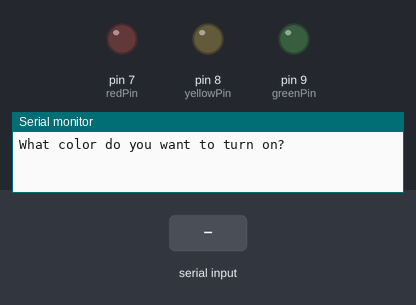
The sketch below on a simulated Arduino Uno, built with avr-gcc and run on an emulated ATmega328P. Shown: output pins drawn as LEDs (lit = HIGH), the last lines printed to the serial monitor. The test bench sets the inputs (shaded band).

Above: at 1.2 s.
1.3 s: "red" received over Serial
At 3.2 s:
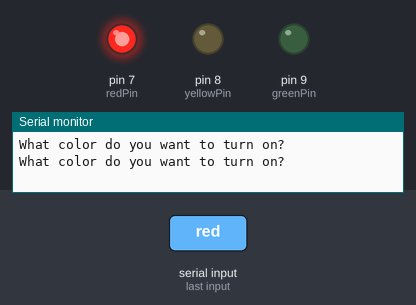
3.8 s: "yellow" received over Serial
At 5.2 s:
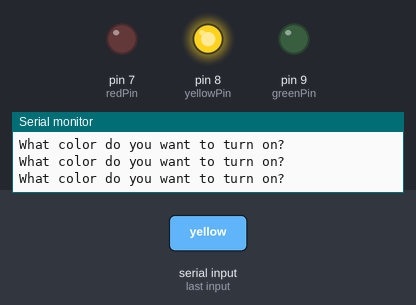
6.3 s: "green" received over Serial
At 8.2 s:
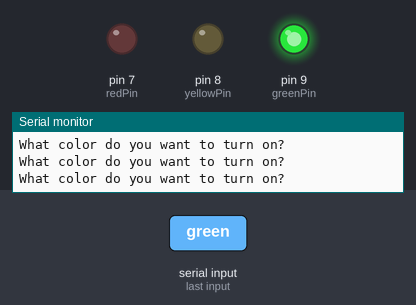
Timing chart, 0 to 9.7 s (numbered marks = the images above; inputs shaded):
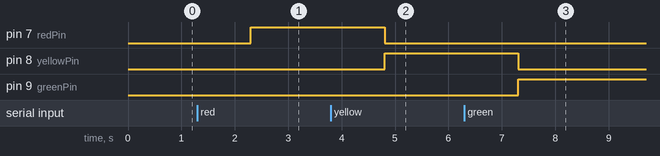

Measured:
- after the input at 1.3 s, pin 7 (redPin): LOW → HIGH after 1.0 s
- after the input at 3.8 s, pin 7 (redPin): HIGH → LOW after 1.0 s; pin 8 (yellowPin): LOW → HIGH after 1.0 s
- after the input at 6.3 s, pin 8 (yellowPin): HIGH → LOW after 1.0 s; pin 9 (greenPin): LOW → HIGH after 1.0 s

The sketch:

arduino_tutorial_19_reading_strings_from_the_serial_monitor.ino
```cpp
String ledColor;
String msg = "What color do you want to turn on?";
int redPin = 7;
int yellowPin = 8;
int greenPin = 9;

void setup() {
  // put your setup code here, to run once:
  Serial.begin(9600);
  pinMode(redPin, OUTPUT);
  pinMode(yellowPin, OUTPUT);
  pinMode(greenPin, OUTPUT);
}

void loop() {
  // put your main code here, to run repeatedly:
  Serial.println(msg);
  while (Serial.available() == 0) {

  }
  ledColor = Serial.readString();
  if (ledColor == "red") {
    digitalWrite(redPin, HIGH);
    digitalWrite(yellowPin, LOW);
    digitalWrite(greenPin, LOW);
  }
  if (ledColor == "yellow") {
    digitalWrite(redPin, LOW);
    digitalWrite(yellowPin, HIGH);
    digitalWrite(greenPin, LOW);
  }
  if (ledColor == "green") {
    digitalWrite(redPin, LOW);
    digitalWrite(yellowPin, LOW);
    digitalWrite(greenPin, HIGH);
  }
}
```
